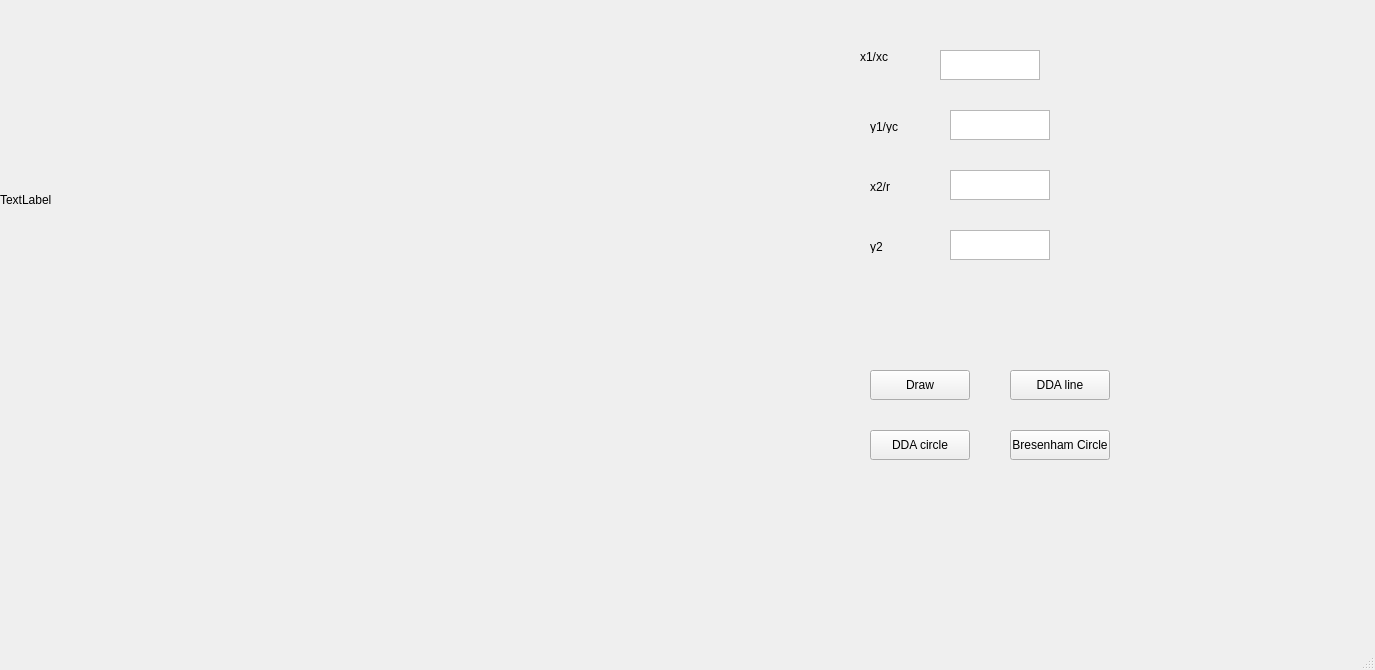
<?xml version="1.0" encoding="UTF-8"?>
<ui version="4.0">
 <class>MainWindow</class>
 <widget class="QMainWindow" name="MainWindow">
  <property name="geometry">
   <rect>
    <x>0</x>
    <y>0</y>
    <width>1375</width>
    <height>670</height>
   </rect>
  </property>
  <property name="windowTitle">
   <string>MainWindow</string>
  </property>
  <widget class="QWidget" name="centralwidget">
   <widget class="QLabel" name="label">
    <property name="geometry">
     <rect>
      <x>0</x>
      <y>0</y>
      <width>400</width>
      <height>400</height>
     </rect>
    </property>
    <property name="text">
     <string>TextLabel</string>
    </property>
   </widget>
   <widget class="QPushButton" name="pushButton">
    <property name="geometry">
     <rect>
      <x>870</x>
      <y>370</y>
      <width>100</width>
      <height>30</height>
     </rect>
    </property>
    <property name="text">
     <string>Draw</string>
    </property>
   </widget>
   <widget class="QPushButton" name="pushButton_2">
    <property name="geometry">
     <rect>
      <x>1010</x>
      <y>370</y>
      <width>100</width>
      <height>30</height>
     </rect>
    </property>
    <property name="text">
     <string>DDA line</string>
    </property>
   </widget>
   <widget class="QPushButton" name="pushButton_3">
    <property name="geometry">
     <rect>
      <x>870</x>
      <y>430</y>
      <width>100</width>
      <height>30</height>
     </rect>
    </property>
    <property name="text">
     <string>DDA circle</string>
    </property>
   </widget>
   <widget class="QPushButton" name="pushButton_4">
    <property name="geometry">
     <rect>
      <x>1010</x>
      <y>430</y>
      <width>100</width>
      <height>30</height>
     </rect>
    </property>
    <property name="text">
     <string>Bresenham Circle</string>
    </property>
   </widget>
   <widget class="QTextEdit" name="textEdit">
    <property name="geometry">
     <rect>
      <x>940</x>
      <y>50</y>
      <width>100</width>
      <height>30</height>
     </rect>
    </property>
   </widget>
   <widget class="QTextEdit" name="textEdit_2">
    <property name="geometry">
     <rect>
      <x>950</x>
      <y>110</y>
      <width>100</width>
      <height>30</height>
     </rect>
    </property>
   </widget>
   <widget class="QTextEdit" name="textEdit_3">
    <property name="geometry">
     <rect>
      <x>950</x>
      <y>170</y>
      <width>100</width>
      <height>30</height>
     </rect>
    </property>
   </widget>
   <widget class="QTextEdit" name="textEdit_4">
    <property name="geometry">
     <rect>
      <x>950</x>
      <y>230</y>
      <width>100</width>
      <height>30</height>
     </rect>
    </property>
   </widget>
   <widget class="QLabel" name="label_2">
    <property name="geometry">
     <rect>
      <x>860</x>
      <y>50</y>
      <width>47</width>
      <height>13</height>
     </rect>
    </property>
    <property name="text">
     <string>x1/xc</string>
    </property>
   </widget>
   <widget class="QLabel" name="label_3">
    <property name="geometry">
     <rect>
      <x>870</x>
      <y>120</y>
      <width>47</width>
      <height>13</height>
     </rect>
    </property>
    <property name="text">
     <string>y1/yc</string>
    </property>
   </widget>
   <widget class="QLabel" name="label_4">
    <property name="geometry">
     <rect>
      <x>870</x>
      <y>180</y>
      <width>47</width>
      <height>13</height>
     </rect>
    </property>
    <property name="text">
     <string>x2/r</string>
    </property>
   </widget>
   <widget class="QLabel" name="label_5">
    <property name="geometry">
     <rect>
      <x>870</x>
      <y>240</y>
      <width>47</width>
      <height>13</height>
     </rect>
    </property>
    <property name="text">
     <string>y2</string>
    </property>
   </widget>
  </widget>
  <widget class="QMenuBar" name="menubar">
   <property name="geometry">
    <rect>
     <x>0</x>
     <y>0</y>
     <width>1375</width>
     <height>21</height>
    </rect>
   </property>
  </widget>
  <widget class="QStatusBar" name="statusbar"/>
 </widget>
 <resources/>
 <connections/>
</ui>
